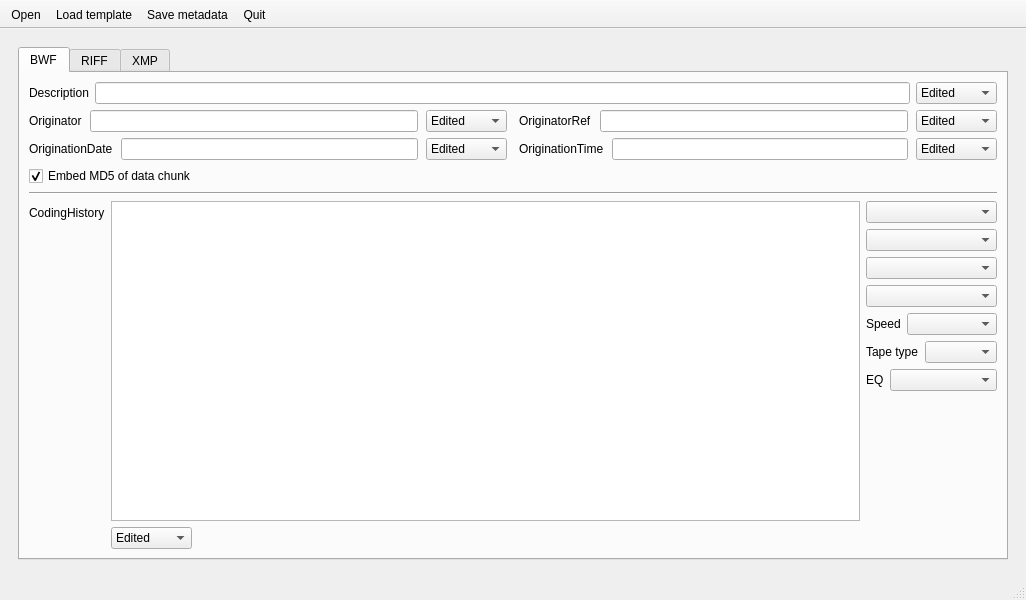
<?xml version="1.0" encoding="UTF-8"?>
<ui version="4.0">
 <class>autoBWF</class>
 <widget class="QMainWindow" name="autoBWF">
  <property name="geometry">
   <rect>
    <x>0</x>
    <y>0</y>
    <width>1026</width>
    <height>600</height>
   </rect>
  </property>
  <property name="windowTitle">
   <string>autoBWF</string>
  </property>
  <widget class="QWidget" name="centralwidget">
   <layout class="QGridLayout" name="gridLayout_4">
    <item row="0" column="0">
     <widget class="QStackedWidget" name="stackedWidget">
      <widget class="QWidget" name="guiPage">
       <layout class="QGridLayout" name="gridLayout_8">
        <item row="0" column="0">
         <widget class="QTabWidget" name="tabWidget">
          <property name="currentIndex">
           <number>0</number>
          </property>
          <widget class="QWidget" name="bwfTab">
           <attribute name="title">
            <string>BWF</string>
           </attribute>
           <layout class="QGridLayout" name="gridLayout">
            <item row="0" column="0">
             <layout class="QVBoxLayout" name="verticalLayout_10">
              <item>
               <layout class="QHBoxLayout" name="horizontalLayout_3">
                <item>
                 <widget class="QLabel" name="descriptionLabel">
                  <property name="text">
                   <string>Description</string>
                  </property>
                 </widget>
                </item>
                <item>
                 <widget class="QLineEdit" name="descriptionLine"/>
                </item>
                <item>
                 <widget class="QComboBox" name="descriptionSwitcher">
                  <item>
                   <property name="text">
                    <string>Edited</string>
                   </property>
                  </item>
                  <item>
                   <property name="text">
                    <string>Original</string>
                   </property>
                  </item>
                  <item>
                   <property name="text">
                    <string>Template</string>
                   </property>
                  </item>
                 </widget>
                </item>
               </layout>
              </item>
              <item>
               <layout class="QGridLayout" name="gridLayout_2">
                <property name="leftMargin">
                 <number>0</number>
                </property>
                <property name="horizontalSpacing">
                 <number>12</number>
                </property>
                <item row="0" column="0">
                 <layout class="QHBoxLayout" name="horizontalLayout_4">
                  <property name="spacing">
                   <number>8</number>
                  </property>
                  <item>
                   <widget class="QLabel" name="originatorLabel">
                    <property name="text">
                     <string>Originator</string>
                    </property>
                   </widget>
                  </item>
                  <item>
                   <widget class="QLineEdit" name="originatorLine"/>
                  </item>
                  <item>
                   <widget class="QComboBox" name="originatorSwitcher">
                    <item>
                     <property name="text">
                      <string>Edited</string>
                     </property>
                    </item>
                    <item>
                     <property name="text">
                      <string>Original</string>
                     </property>
                    </item>
                    <item>
                     <property name="text">
                      <string>Template</string>
                     </property>
                    </item>
                   </widget>
                  </item>
                 </layout>
                </item>
                <item row="0" column="1">
                 <layout class="QHBoxLayout" name="horizontalLayout">
                  <property name="spacing">
                   <number>8</number>
                  </property>
                  <item>
                   <widget class="QLabel" name="originatorRefLabel">
                    <property name="text">
                     <string>OriginatorRef</string>
                    </property>
                   </widget>
                  </item>
                  <item>
                   <widget class="QLineEdit" name="originatorRefLine"/>
                  </item>
                  <item>
                   <widget class="QComboBox" name="originatorRefSwitcher">
                    <item>
                     <property name="text">
                      <string>Edited</string>
                     </property>
                    </item>
                    <item>
                     <property name="text">
                      <string>Original</string>
                     </property>
                    </item>
                    <item>
                     <property name="text">
                      <string>Template</string>
                     </property>
                    </item>
                   </widget>
                  </item>
                 </layout>
                </item>
                <item row="1" column="0">
                 <layout class="QHBoxLayout" name="horizontalLayout_6">
                  <property name="spacing">
                   <number>8</number>
                  </property>
                  <item>
                   <widget class="QLabel" name="originationDateLabel">
                    <property name="text">
                     <string>OriginationDate</string>
                    </property>
                    <property name="textInteractionFlags">
                     <set>Qt::LinksAccessibleByMouse</set>
                    </property>
                   </widget>
                  </item>
                  <item>
                   <widget class="QLineEdit" name="originationDateLine"/>
                  </item>
                  <item>
                   <widget class="QComboBox" name="originationDateSwitcher">
                    <item>
                     <property name="text">
                      <string>Edited</string>
                     </property>
                    </item>
                    <item>
                     <property name="text">
                      <string>Original</string>
                     </property>
                    </item>
                    <item>
                     <property name="text">
                      <string>Template</string>
                     </property>
                    </item>
                   </widget>
                  </item>
                 </layout>
                </item>
                <item row="1" column="1">
                 <layout class="QHBoxLayout" name="horizontalLayout_5">
                  <property name="spacing">
                   <number>8</number>
                  </property>
                  <item>
                   <widget class="QLabel" name="originationTimeLabel">
                    <property name="text">
                     <string>OriginationTime</string>
                    </property>
                   </widget>
                  </item>
                  <item>
                   <widget class="QLineEdit" name="originationTimeLine"/>
                  </item>
                  <item>
                   <widget class="QComboBox" name="originationTimeSwitcher">
                    <item>
                     <property name="text">
                      <string>Edited</string>
                     </property>
                    </item>
                    <item>
                     <property name="text">
                      <string>Original</string>
                     </property>
                    </item>
                    <item>
                     <property name="text">
                      <string>Template</string>
                     </property>
                    </item>
                   </widget>
                  </item>
                 </layout>
                </item>
               </layout>
              </item>
              <item>
               <widget class="QCheckBox" name="md5Check">
                <property name="text">
                 <string>Embed MD5 of data chunk</string>
                </property>
                <property name="checked">
                 <bool>true</bool>
                </property>
               </widget>
              </item>
              <item>
               <widget class="Line" name="line">
                <property name="orientation">
                 <enum>Qt::Horizontal</enum>
                </property>
               </widget>
              </item>
              <item>
               <layout class="QHBoxLayout" name="horizontalLayout_21" stretch="9,1">
                <item>
                 <layout class="QFormLayout" name="formLayout">
                  <item row="0" column="0">
                   <widget class="QLabel" name="codingHistoryLabel">
                    <property name="text">
                     <string>CodingHistory</string>
                    </property>
                   </widget>
                  </item>
                  <item row="0" column="1">
                   <layout class="QVBoxLayout" name="verticalLayout_9">
                    <item>
                     <widget class="QPlainTextEdit" name="codingHistoryText"/>
                    </item>
                    <item>
                     <layout class="QHBoxLayout" name="horizontalLayout_20">
                      <item>
                       <widget class="QComboBox" name="codingHistorySwitcher">
                        <item>
                         <property name="text">
                          <string>Edited</string>
                         </property>
                        </item>
                        <item>
                         <property name="text">
                          <string>Original</string>
                         </property>
                        </item>
                        <item>
                         <property name="text">
                          <string>Template</string>
                         </property>
                        </item>
                       </widget>
                      </item>
                      <item>
                       <spacer name="horizontalSpacer_3">
                        <property name="orientation">
                         <enum>Qt::Horizontal</enum>
                        </property>
                        <property name="sizeHint" stdset="0">
                         <size>
                          <width>40</width>
                          <height>20</height>
                         </size>
                        </property>
                       </spacer>
                      </item>
                     </layout>
                    </item>
                   </layout>
                  </item>
                 </layout>
                </item>
                <item>
                 <layout class="QVBoxLayout" name="verticalLayout_8">
                  <item>
                   <widget class="QComboBox" name="deckSelect">
                    <property name="sizePolicy">
                     <sizepolicy hsizetype="Expanding" vsizetype="Fixed">
                      <horstretch>0</horstretch>
                      <verstretch>0</verstretch>
                     </sizepolicy>
                    </property>
                    <property name="editable">
                     <bool>false</bool>
                    </property>
                   </widget>
                  </item>
                  <item>
                   <widget class="QComboBox" name="softwareSelect">
                    <property name="sizePolicy">
                     <sizepolicy hsizetype="Expanding" vsizetype="Fixed">
                      <horstretch>0</horstretch>
                      <verstretch>0</verstretch>
                     </sizepolicy>
                    </property>
                    <property name="editable">
                     <bool>false</bool>
                    </property>
                   </widget>
                  </item>
                  <item>
                   <widget class="QComboBox" name="adcSelect">
                    <property name="sizePolicy">
                     <sizepolicy hsizetype="Expanding" vsizetype="Fixed">
                      <horstretch>0</horstretch>
                      <verstretch>0</verstretch>
                     </sizepolicy>
                    </property>
                    <property name="editable">
                     <bool>false</bool>
                    </property>
                   </widget>
                  </item>
                  <item>
                   <widget class="QComboBox" name="mediaSelect">
                    <property name="sizePolicy">
                     <sizepolicy hsizetype="Expanding" vsizetype="Fixed">
                      <horstretch>0</horstretch>
                      <verstretch>0</verstretch>
                     </sizepolicy>
                    </property>
                    <property name="editable">
                     <bool>false</bool>
                    </property>
                   </widget>
                  </item>
                  <item>
                   <layout class="QFormLayout" name="formLayout_10">
                    <property name="fieldGrowthPolicy">
                     <enum>QFormLayout::ExpandingFieldsGrow</enum>
                    </property>
                    <item row="0" column="0">
                     <widget class="QLabel" name="label_7">
                      <property name="text">
                       <string>Speed</string>
                      </property>
                     </widget>
                    </item>
                    <item row="0" column="1">
                     <widget class="QComboBox" name="speedSelect">
                      <property name="sizePolicy">
                       <sizepolicy hsizetype="Expanding" vsizetype="Fixed">
                        <horstretch>0</horstretch>
                        <verstretch>0</verstretch>
                       </sizepolicy>
                      </property>
                      <property name="editable">
                       <bool>false</bool>
                      </property>
                     </widget>
                    </item>
                   </layout>
                  </item>
                  <item>
                   <layout class="QFormLayout" name="formLayout_12">
                    <property name="fieldGrowthPolicy">
                     <enum>QFormLayout::ExpandingFieldsGrow</enum>
                    </property>
                    <item row="0" column="1">
                     <widget class="QComboBox" name="typeSelect">
                      <property name="sizePolicy">
                       <sizepolicy hsizetype="Expanding" vsizetype="Fixed">
                        <horstretch>0</horstretch>
                        <verstretch>0</verstretch>
                       </sizepolicy>
                      </property>
                      <property name="editable">
                       <bool>false</bool>
                      </property>
                     </widget>
                    </item>
                    <item row="0" column="0">
                     <widget class="QLabel" name="label_13">
                      <property name="text">
                       <string>Tape type</string>
                      </property>
                     </widget>
                    </item>
                   </layout>
                  </item>
                  <item>
                   <layout class="QFormLayout" name="formLayout_11">
                    <property name="fieldGrowthPolicy">
                     <enum>QFormLayout::ExpandingFieldsGrow</enum>
                    </property>
                    <item row="0" column="0">
                     <widget class="QLabel" name="label_12">
                      <property name="text">
                       <string>EQ</string>
                      </property>
                     </widget>
                    </item>
                    <item row="0" column="1">
                     <widget class="QComboBox" name="eqSelect">
                      <property name="sizePolicy">
                       <sizepolicy hsizetype="Expanding" vsizetype="Fixed">
                        <horstretch>0</horstretch>
                        <verstretch>0</verstretch>
                       </sizepolicy>
                      </property>
                      <property name="editable">
                       <bool>false</bool>
                      </property>
                     </widget>
                    </item>
                   </layout>
                  </item>
                  <item>
                   <spacer name="verticalSpacer">
                    <property name="orientation">
                     <enum>Qt::Vertical</enum>
                    </property>
                    <property name="sizeHint" stdset="0">
                     <size>
                      <width>20</width>
                      <height>40</height>
                     </size>
                    </property>
                   </spacer>
                  </item>
                 </layout>
                </item>
               </layout>
              </item>
             </layout>
            </item>
           </layout>
          </widget>
          <widget class="QWidget" name="riffTab">
           <attribute name="title">
            <string>RIFF</string>
           </attribute>
           <layout class="QGridLayout" name="gridLayout_5">
            <item row="0" column="0">
             <layout class="QVBoxLayout" name="verticalLayout_7">
              <item>
               <layout class="QHBoxLayout" name="horizontalLayout_19">
                <item>
                 <layout class="QVBoxLayout" name="verticalLayout_6">
                  <item>
                   <layout class="QHBoxLayout" name="horizontalLayout_2">
                    <item>
                     <widget class="QLabel" name="titleLabel">
                      <property name="text">
                       <string>Title (INAM)</string>
                      </property>
                     </widget>
                    </item>
                    <item>
                     <widget class="QLineEdit" name="titleLine"/>
                    </item>
                    <item>
                     <widget class="QComboBox" name="titleSwitcher">
                      <item>
                       <property name="text">
                        <string>Edited</string>
                       </property>
                      </item>
                      <item>
                       <property name="text">
                        <string>Original</string>
                       </property>
                      </item>
                      <item>
                       <property name="text">
                        <string>Template</string>
                       </property>
                      </item>
                     </widget>
                    </item>
                   </layout>
                  </item>
                  <item>
                   <layout class="QHBoxLayout" name="horizontalLayout_11">
                    <item>
                     <widget class="QLabel" name="creationDateLabel">
                      <property name="text">
                       <string>Creation Date (ICRD)</string>
                      </property>
                     </widget>
                    </item>
                    <item>
                     <widget class="QLineEdit" name="creationDateLine"/>
                    </item>
                    <item>
                     <widget class="QComboBox" name="creationDateSwitcher">
                      <item>
                       <property name="text">
                        <string>Edited</string>
                       </property>
                      </item>
                      <item>
                       <property name="text">
                        <string>Original</string>
                       </property>
                      </item>
                      <item>
                       <property name="text">
                        <string>Template</string>
                       </property>
                      </item>
                     </widget>
                    </item>
                   </layout>
                  </item>
                  <item>
                   <layout class="QHBoxLayout" name="horizontalLayout_16">
                    <item>
                     <widget class="QLabel" name="sourceLabel">
                      <property name="text">
                       <string>Source (ISRC)</string>
                      </property>
                     </widget>
                    </item>
                    <item>
                     <widget class="QComboBox" name="sourceSelect">
                      <property name="sizePolicy">
                       <sizepolicy hsizetype="Expanding" vsizetype="Fixed">
                        <horstretch>0</horstretch>
                        <verstretch>0</verstretch>
                       </sizepolicy>
                      </property>
                      <property name="editable">
                       <bool>true</bool>
                      </property>
                     </widget>
                    </item>
                    <item>
                     <widget class="QComboBox" name="sourceSwitcher">
                      <item>
                       <property name="text">
                        <string>Edited</string>
                       </property>
                      </item>
                      <item>
                       <property name="text">
                        <string>Original</string>
                       </property>
                      </item>
                      <item>
                       <property name="text">
                        <string>Template</string>
                       </property>
                      </item>
                     </widget>
                    </item>
                   </layout>
                  </item>
                  <item>
                   <layout class="QHBoxLayout" name="horizontalLayout_17">
                    <item>
                     <widget class="QLabel" name="technicianLabel">
                      <property name="text">
                       <string>Technician (ITCH)</string>
                      </property>
                     </widget>
                    </item>
                    <item>
                     <widget class="QComboBox" name="technicianBox">
                      <property name="sizePolicy">
                       <sizepolicy hsizetype="Expanding" vsizetype="Fixed">
                        <horstretch>0</horstretch>
                        <verstretch>0</verstretch>
                       </sizepolicy>
                      </property>
                      <property name="editable">
                       <bool>true</bool>
                      </property>
                     </widget>
                    </item>
                    <item>
                     <widget class="QComboBox" name="technicianSwitcher">
                      <item>
                       <property name="text">
                        <string>Edited</string>
                       </property>
                      </item>
                      <item>
                       <property name="text">
                        <string>Original</string>
                       </property>
                      </item>
                      <item>
                       <property name="text">
                        <string>Template</string>
                       </property>
                      </item>
                     </widget>
                    </item>
                   </layout>
                  </item>
                  <item>
                   <layout class="QHBoxLayout" name="horizontalLayout_18">
                    <item>
                     <widget class="QLabel" name="isftLabel">
                      <property name="text">
                       <string>ISFT</string>
                      </property>
                     </widget>
                    </item>
                    <item>
                     <widget class="QComboBox" name="isftSelect">
                      <property name="sizePolicy">
                       <sizepolicy hsizetype="Expanding" vsizetype="Fixed">
                        <horstretch>0</horstretch>
                        <verstretch>0</verstretch>
                       </sizepolicy>
                      </property>
                      <property name="editable">
                       <bool>true</bool>
                      </property>
                     </widget>
                    </item>
                    <item>
                     <widget class="QComboBox" name="isftSwitcher">
                      <item>
                       <property name="text">
                        <string>Edited</string>
                       </property>
                      </item>
                      <item>
                       <property name="text">
                        <string>Original</string>
                       </property>
                      </item>
                      <item>
                       <property name="text">
                        <string>Template</string>
                       </property>
                      </item>
                     </widget>
                    </item>
                   </layout>
                  </item>
                 </layout>
                </item>
                <item>
                 <layout class="QFormLayout" name="formLayout_5">
                  <item row="0" column="0">
                   <widget class="QLabel" name="commentLabel">
                    <property name="text">
                     <string>Comment (ICMT)</string>
                    </property>
                   </widget>
                  </item>
                  <item row="0" column="1">
                   <layout class="QVBoxLayout" name="verticalLayout_5">
                    <item>
                     <widget class="QPlainTextEdit" name="commentText"/>
                    </item>
                    <item>
                     <layout class="QHBoxLayout" name="horizontalLayout_9">
                      <item>
                       <widget class="QComboBox" name="commentSwitcher">
                        <item>
                         <property name="text">
                          <string>Edited</string>
                         </property>
                        </item>
                        <item>
                         <property name="text">
                          <string>Original</string>
                         </property>
                        </item>
                        <item>
                         <property name="text">
                          <string>Template</string>
                         </property>
                        </item>
                       </widget>
                      </item>
                      <item>
                       <spacer name="horizontalSpacer_2">
                        <property name="orientation">
                         <enum>Qt::Horizontal</enum>
                        </property>
                        <property name="sizeHint" stdset="0">
                         <size>
                          <width>40</width>
                          <height>20</height>
                         </size>
                        </property>
                       </spacer>
                      </item>
                     </layout>
                    </item>
                   </layout>
                  </item>
                 </layout>
                </item>
               </layout>
              </item>
              <item>
               <layout class="QHBoxLayout" name="horizontalLayout_7">
                <item>
                 <layout class="QFormLayout" name="formLayout_8">
                  <property name="fieldGrowthPolicy">
                   <enum>QFormLayout::ExpandingFieldsGrow</enum>
                  </property>
                  <item row="0" column="0">
                   <widget class="QLabel" name="copyrightLabel">
                    <property name="text">
                     <string>Copyright (ICOP)</string>
                    </property>
                   </widget>
                  </item>
                  <item row="0" column="1">
                   <widget class="QPlainTextEdit" name="copyrightText"/>
                  </item>
                 </layout>
                </item>
                <item>
                 <layout class="QVBoxLayout" name="verticalLayout">
                  <item>
                   <widget class="QLabel" name="label_10">
                    <property name="text">
                     <string>Replace with boilerplate:</string>
                    </property>
                   </widget>
                  </item>
                  <item>
                   <widget class="QComboBox" name="copyrightSelect"/>
                  </item>
                  <item>
                   <widget class="QComboBox" name="copyrightSwitcher">
                    <item>
                     <property name="text">
                      <string>Edited</string>
                     </property>
                    </item>
                    <item>
                     <property name="text">
                      <string>Original</string>
                     </property>
                    </item>
                    <item>
                     <property name="text">
                      <string>Template</string>
                     </property>
                    </item>
                   </widget>
                  </item>
                  <item>
                   <spacer name="verticalSpacer_2">
                    <property name="orientation">
                     <enum>Qt::Vertical</enum>
                    </property>
                    <property name="sizeHint" stdset="0">
                     <size>
                      <width>20</width>
                      <height>40</height>
                     </size>
                    </property>
                   </spacer>
                  </item>
                 </layout>
                </item>
               </layout>
              </item>
             </layout>
            </item>
           </layout>
          </widget>
          <widget class="QWidget" name="xmpTab">
           <attribute name="title">
            <string>XMP</string>
           </attribute>
           <layout class="QGridLayout" name="gridLayout_7">
            <item row="0" column="0">
             <layout class="QHBoxLayout" name="horizontalLayout_15">
              <item>
               <layout class="QVBoxLayout" name="verticalLayout_2">
                <item>
                 <layout class="QHBoxLayout" name="horizontalLayout_8">
                  <item>
                   <widget class="QLabel" name="creationDateLabel_2">
                    <property name="text">
                     <string>Language</string>
                    </property>
                   </widget>
                  </item>
                  <item>
                   <widget class="QLineEdit" name="languageLine"/>
                  </item>
                  <item>
                   <widget class="QComboBox" name="languageSwitcher">
                    <item>
                     <property name="text">
                      <string>Edited</string>
                     </property>
                    </item>
                    <item>
                     <property name="text">
                      <string>Original</string>
                     </property>
                    </item>
                    <item>
                     <property name="text">
                      <string>Template</string>
                     </property>
                    </item>
                   </widget>
                  </item>
                 </layout>
                </item>
                <item>
                 <layout class="QHBoxLayout" name="horizontalLayout_10">
                  <item>
                   <widget class="QLabel" name="sourceLabel_2">
                    <property name="text">
                     <string>Copyright holder</string>
                    </property>
                   </widget>
                  </item>
                  <item>
                   <widget class="QComboBox" name="rightsOwnerSelect">
                    <property name="sizePolicy">
                     <sizepolicy hsizetype="Expanding" vsizetype="Fixed">
                      <horstretch>0</horstretch>
                      <verstretch>0</verstretch>
                     </sizepolicy>
                    </property>
                    <property name="editable">
                     <bool>true</bool>
                    </property>
                   </widget>
                  </item>
                  <item>
                   <widget class="QComboBox" name="rightsOwnerSwitcher">
                    <item>
                     <property name="text">
                      <string>Edited</string>
                     </property>
                    </item>
                    <item>
                     <property name="text">
                      <string>Original</string>
                     </property>
                    </item>
                    <item>
                     <property name="text">
                      <string>Template</string>
                     </property>
                    </item>
                   </widget>
                  </item>
                 </layout>
                </item>
                <item>
                 <layout class="QHBoxLayout" name="horizontalLayout_13">
                  <item>
                   <widget class="QLabel" name="creationDateLabel_4">
                    <property name="text">
                     <string>Interviewer</string>
                    </property>
                   </widget>
                  </item>
                  <item>
                   <widget class="QLineEdit" name="interviewerLine"/>
                  </item>
                  <item>
                   <widget class="QComboBox" name="interviewerSwitcher">
                    <item>
                     <property name="text">
                      <string>Edited</string>
                     </property>
                    </item>
                    <item>
                     <property name="text">
                      <string>Original</string>
                     </property>
                    </item>
                    <item>
                     <property name="text">
                      <string>Template</string>
                     </property>
                    </item>
                   </widget>
                  </item>
                 </layout>
                </item>
                <item>
                 <layout class="QHBoxLayout" name="horizontalLayout_14">
                  <item>
                   <widget class="QLabel" name="creationDateLabel_5">
                    <property name="text">
                     <string>Interviewee</string>
                    </property>
                   </widget>
                  </item>
                  <item>
                   <widget class="QLineEdit" name="intervieweeLine"/>
                  </item>
                  <item>
                   <widget class="QComboBox" name="intervieweeSwitcher">
                    <item>
                     <property name="text">
                      <string>Edited</string>
                     </property>
                    </item>
                    <item>
                     <property name="text">
                      <string>Original</string>
                     </property>
                    </item>
                    <item>
                     <property name="text">
                      <string>Template</string>
                     </property>
                    </item>
                   </widget>
                  </item>
                 </layout>
                </item>
                <item>
                 <spacer name="verticalSpacer_3">
                  <property name="orientation">
                   <enum>Qt::Vertical</enum>
                  </property>
                  <property name="sizeHint" stdset="0">
                   <size>
                    <width>20</width>
                    <height>40</height>
                   </size>
                  </property>
                 </spacer>
                </item>
               </layout>
              </item>
              <item>
               <layout class="QFormLayout" name="formLayout_9">
                <item row="0" column="0">
                 <widget class="QLabel" name="commentLabel_2">
                  <property name="text">
                   <string>Description</string>
                  </property>
                 </widget>
                </item>
                <item row="0" column="1">
                 <layout class="QVBoxLayout" name="verticalLayout_4">
                  <item>
                   <widget class="QPlainTextEdit" name="XMPdescriptionText"/>
                  </item>
                  <item>
                   <layout class="QHBoxLayout" name="horizontalLayout_12">
                    <item>
                     <widget class="QComboBox" name="XMPdescriptionSwitcher">
                      <item>
                       <property name="text">
                        <string>Edited</string>
                       </property>
                      </item>
                      <item>
                       <property name="text">
                        <string>Original</string>
                       </property>
                      </item>
                      <item>
                       <property name="text">
                        <string>Template</string>
                       </property>
                      </item>
                     </widget>
                    </item>
                    <item>
                     <spacer name="horizontalSpacer">
                      <property name="orientation">
                       <enum>Qt::Horizontal</enum>
                      </property>
                      <property name="sizeHint" stdset="0">
                       <size>
                        <width>40</width>
                        <height>20</height>
                       </size>
                      </property>
                     </spacer>
                    </item>
                   </layout>
                  </item>
                 </layout>
                </item>
               </layout>
              </item>
             </layout>
            </item>
           </layout>
          </widget>
         </widget>
        </item>
       </layout>
      </widget>
      <widget class="QWidget" name="progressPage">
       <layout class="QGridLayout" name="gridLayout_9">
        <item row="0" column="0">
         <layout class="QVBoxLayout" name="verticalLayout_3">
          <item>
           <spacer name="verticalSpacer_6">
            <property name="orientation">
             <enum>Qt::Vertical</enum>
            </property>
            <property name="sizeHint" stdset="0">
             <size>
              <width>20</width>
              <height>40</height>
             </size>
            </property>
           </spacer>
          </item>
          <item>
           <widget class="QLabel" name="label_2">
            <property name="font">
             <font>
              <pointsize>32</pointsize>
             </font>
            </property>
            <property name="text">
             <string>Updating metadata. Please wait...</string>
            </property>
           </widget>
          </item>
          <item>
           <spacer name="verticalSpacer_4">
            <property name="orientation">
             <enum>Qt::Vertical</enum>
            </property>
            <property name="sizeHint" stdset="0">
             <size>
              <width>20</width>
              <height>40</height>
             </size>
            </property>
           </spacer>
          </item>
          <item>
           <widget class="QLabel" name="statusLabel">
            <property name="font">
             <font>
              <pointsize>24</pointsize>
             </font>
            </property>
            <property name="text">
             <string>TextLabel</string>
            </property>
           </widget>
          </item>
          <item>
           <widget class="QProgressBar" name="progressBar">
            <property name="value">
             <number>24</number>
            </property>
           </widget>
          </item>
          <item>
           <spacer name="verticalSpacer_5">
            <property name="orientation">
             <enum>Qt::Vertical</enum>
            </property>
            <property name="sizeHint" stdset="0">
             <size>
              <width>20</width>
              <height>40</height>
             </size>
            </property>
           </spacer>
          </item>
         </layout>
        </item>
       </layout>
      </widget>
     </widget>
    </item>
   </layout>
  </widget>
  <widget class="QStatusBar" name="statusbar"/>
  <widget class="QToolBar" name="toolBar">
   <property name="windowTitle">
    <string>toolBar</string>
   </property>
   <property name="movable">
    <bool>false</bool>
   </property>
   <property name="floatable">
    <bool>false</bool>
   </property>
   <attribute name="toolBarArea">
    <enum>TopToolBarArea</enum>
   </attribute>
   <attribute name="toolBarBreak">
    <bool>false</bool>
   </attribute>
   <addaction name="actionOpen"/>
   <addaction name="actionOpen_template"/>
   <addaction name="actionUpdate_metadata"/>
   <addaction name="actionQuit"/>
  </widget>
  <action name="actionUpdate_metadata">
   <property name="checkable">
    <bool>false</bool>
   </property>
   <property name="text">
    <string>Save metadata</string>
   </property>
   <property name="shortcut">
    <string>S</string>
   </property>
  </action>
  <action name="actionOpen">
   <property name="text">
    <string>Open</string>
   </property>
   <property name="shortcut">
    <string>O</string>
   </property>
  </action>
  <action name="actionQuit">
   <property name="text">
    <string>Quit</string>
   </property>
   <property name="shortcut">
    <string>Q</string>
   </property>
  </action>
  <action name="actionOpen_template">
   <property name="enabled">
    <bool>true</bool>
   </property>
   <property name="text">
    <string>Load template...</string>
   </property>
   <property name="toolTip">
    <string>Load template</string>
   </property>
   <property name="shortcut">
    <string>T</string>
   </property>
  </action>
 </widget>
 <resources/>
 <connections/>
</ui>
